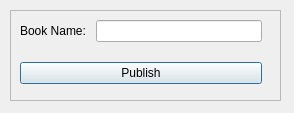
<?xml version="1.0" encoding="UTF-8"?>
<ui version="4.0">
 <class>publish</class>
 <widget class="QDialog" name="publish">
  <property name="geometry">
   <rect>
    <x>0</x>
    <y>0</y>
    <width>294</width>
    <height>113</height>
   </rect>
  </property>
  <property name="windowTitle">
   <string>Dialog</string>
  </property>
  <widget class="QWidget" name="layoutWidget">
   <property name="geometry">
    <rect>
     <x>20</x>
     <y>20</y>
     <width>242</width>
     <height>64</height>
    </rect>
   </property>
   <layout class="QVBoxLayout" name="verticalLayout">
    <item>
     <layout class="QFormLayout" name="formLayout">
      <item row="0" column="0">
       <widget class="QLabel" name="bookNameLabel">
        <property name="text">
         <string>Book Name: </string>
        </property>
       </widget>
      </item>
      <item row="0" column="1">
       <widget class="QLineEdit" name="bookNameLineEdit"/>
      </item>
     </layout>
    </item>
    <item>
     <widget class="QPushButton" name="pushButton">
      <property name="text">
       <string>Publish</string>
      </property>
     </widget>
    </item>
   </layout>
  </widget>
  <widget class="QFrame" name="frame">
   <property name="geometry">
    <rect>
     <x>10</x>
     <y>10</y>
     <width>271</width>
     <height>91</height>
    </rect>
   </property>
   <property name="frameShape">
    <enum>QFrame::StyledPanel</enum>
   </property>
   <property name="frameShadow">
    <enum>QFrame::Raised</enum>
   </property>
  </widget>
  <widget class="QLabel" name="background">
   <property name="geometry">
    <rect>
     <x>-10</x>
     <y>-10</y>
     <width>311</width>
     <height>131</height>
    </rect>
   </property>
   <property name="text">
    <string/>
   </property>
  </widget>
  <zorder>background</zorder>
  <zorder>frame</zorder>
  <zorder>layoutWidget</zorder>
 </widget>
 <resources/>
 <connections/>
</ui>
